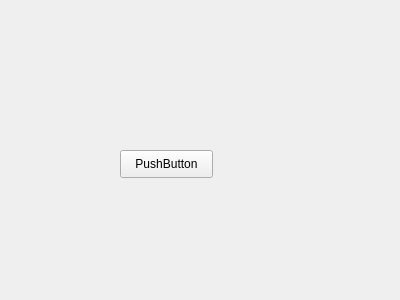
<?xml version="1.0" encoding="UTF-8"?>
<ui version="4.0">
 <class>Form</class>
 <widget class="QWidget" name="Form">
  <property name="geometry">
   <rect>
    <x>0</x>
    <y>0</y>
    <width>400</width>
    <height>300</height>
   </rect>
  </property>
  <property name="windowTitle">
   <string>Form</string>
  </property>
  <widget class="QPushButton" name="pushButton">
   <property name="geometry">
    <rect>
     <x>120</x>
     <y>150</y>
     <width>93</width>
     <height>28</height>
    </rect>
   </property>
   <property name="text">
    <string>PushButton</string>
   </property>
  </widget>
 </widget>
 <resources/>
 <connections/>
</ui>
